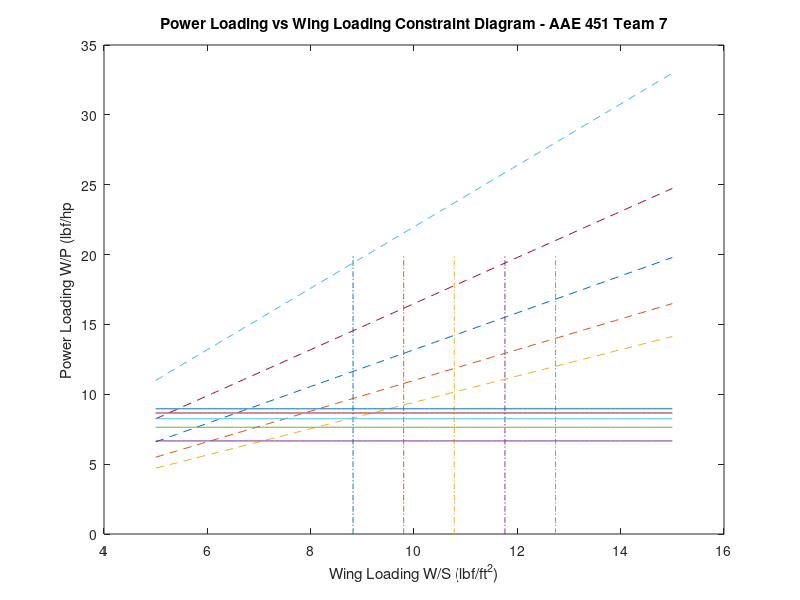

Write the MATLAB code that produced this figure. (Note: this script raises an error after producing the figure.)
% AAE 451 Team 7
% Written by Cooper LeComp and John Papas Dennerline on 2022 09 09

figure(1);

MIN_X = 5;
MAX_X = 15;
MAX_Y = 20;


v_stall = 4; % m/s (<15ft/s)
p = 1.225; % kg/m^3
cl_max = [0.9, 1, 1.1, 1.2, 1.3]; % CL max value estimate

v_cruise = 15; % m/s
max_power = 100; % W
np = 0.75; % % power
cd0 = [0.015, 0.02, 0.025, 0.03, 0.035];

gamma = deg2rad(27.5);
l_d_max = [4, 6, 8, 10, 12];

x_cd = MIN_X:0.1:MAX_X;
y_cd_a = x_cd .* ((max_power * np) / (.5 * p * 1.1 * v_cruise^3 * cd0(1)));
y_cd_b = x_cd .* ((max_power * np) / (.5 * p * 1.1 * v_cruise^3 * cd0(2)));
y_cd_c = x_cd .* ((max_power * np) / (.5 * p * 1.1 * v_cruise^3 * cd0(3)));
y_cd_d = x_cd .* ((max_power * np) / (.5 * p * 1.1 * v_cruise^3 * cd0(4)));
y_cd_e = x_cd .* ((max_power * np) / (.5 * p * 1.1 * v_cruise^3 * cd0(5)));

y_ld_a = x_cd .* 0 + ((max_power * np) / (v_cruise * (1 / (0.866 * l_d_max(1)) + sin(gamma))));
y_ld_b = x_cd .* 0 + ((max_power * np) / (v_cruise * (1 / (0.866 * l_d_max(2)) + sin(gamma))));
y_ld_c = x_cd .* 0 + ((max_power * np) / (v_cruise * (1 / (0.866 * l_d_max(3)) + sin(gamma))));
y_ld_d = x_cd .* 0 + ((max_power * np) / (v_cruise * (1 / (0.866 * l_d_max(4)) + sin(gamma))));
y_ld_e = x_cd .* 0 + ((max_power * np) / (v_cruise * (1 / (0.866 * l_d_max(5)) + sin(gamma))));

y_cl = 0:0.1:MAX_Y;
x_cl_a = y_cl .* 0 + (.5 * p * v_stall^2 * cl_max(1));
x_cl_b = y_cl .* 0 + (.5 * p * v_stall^2 * cl_max(2));
x_cl_c = y_cl .* 0 + (.5 * p * v_stall^2 * cl_max(3));
x_cl_d = y_cl .* 0 + (.5 * p * v_stall^2 * cl_max(4));
x_cl_e = y_cl .* 0 + (.5 * p * v_stall^2 * cl_max(5));

plot( ...
    x_cl_a, y_cl,'-.', ...
    x_cl_b, y_cl,'-.', ...
    x_cl_c, y_cl,'-.', ...
    x_cl_d, y_cl,'-.', ...
    x_cl_e, y_cl,'-.', ...
    x_cd, y_cd_a, '--', ...
    x_cd, y_cd_b, '--', ...
    x_cd, y_cd_c, '--', ...
    x_cd, y_cd_d, '--', ...
    x_cd, y_cd_e, '--', ...
    x_cd, y_ld_a, '-', ...
    x_cd, y_ld_b, '-', ...
    x_cd, y_ld_c, '-', ...
    x_cd, y_ld_d, '-', ...
    x_cd, y_ld_e, '-');

xlabel('Wing Loading W/S (lbf/ft^2)');
ylabel('Power Loading W/P (lbf/hp');
title('Power Loading vs Wing Loading Constraint Diagram - AAE 451 Team 7');
labelset = "C_{L max} = " + cl_max;
labelset2 = "C_{D0} = " + cd0;
labelset3 = "L/D = " + l_d_max;
legend([labelset, labelset2, labelset3]);
grid on;
axis([MIN_X MAX_X 0 MAX_Y]);



